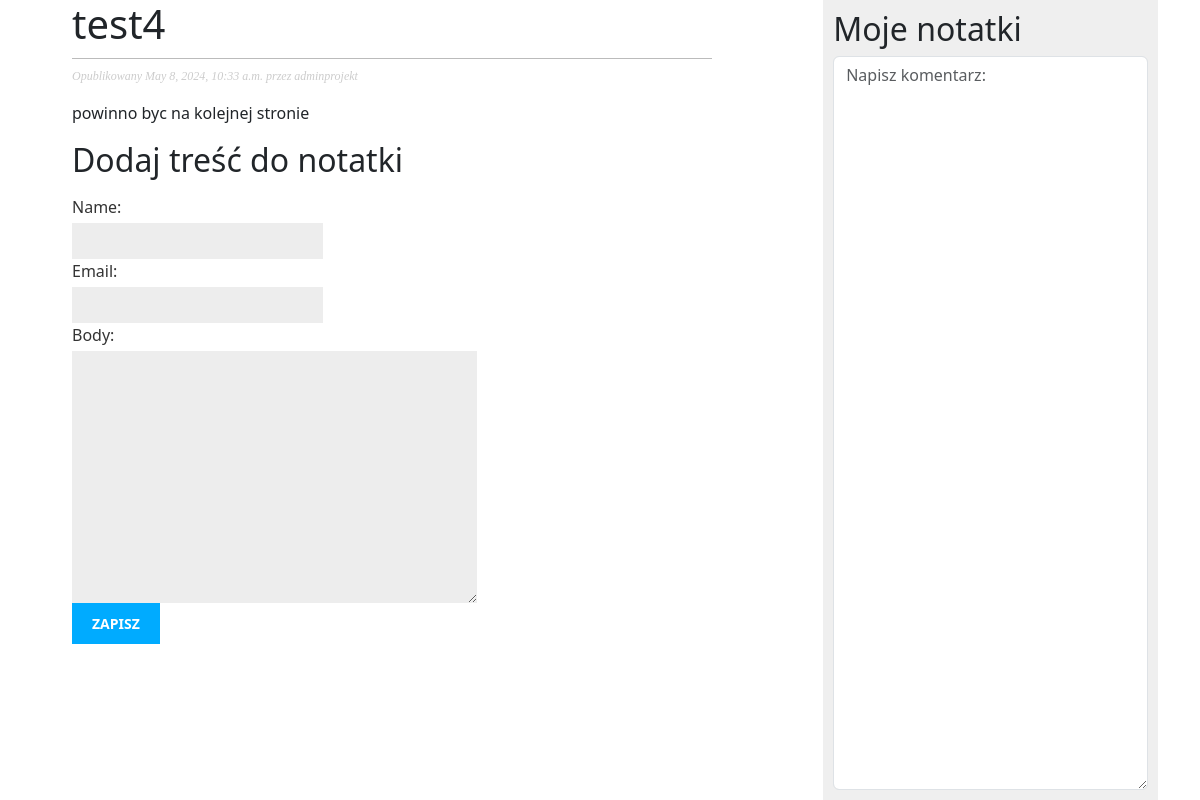
The page /notatki/2024/5/8/test4/ on the database as committed earlier.
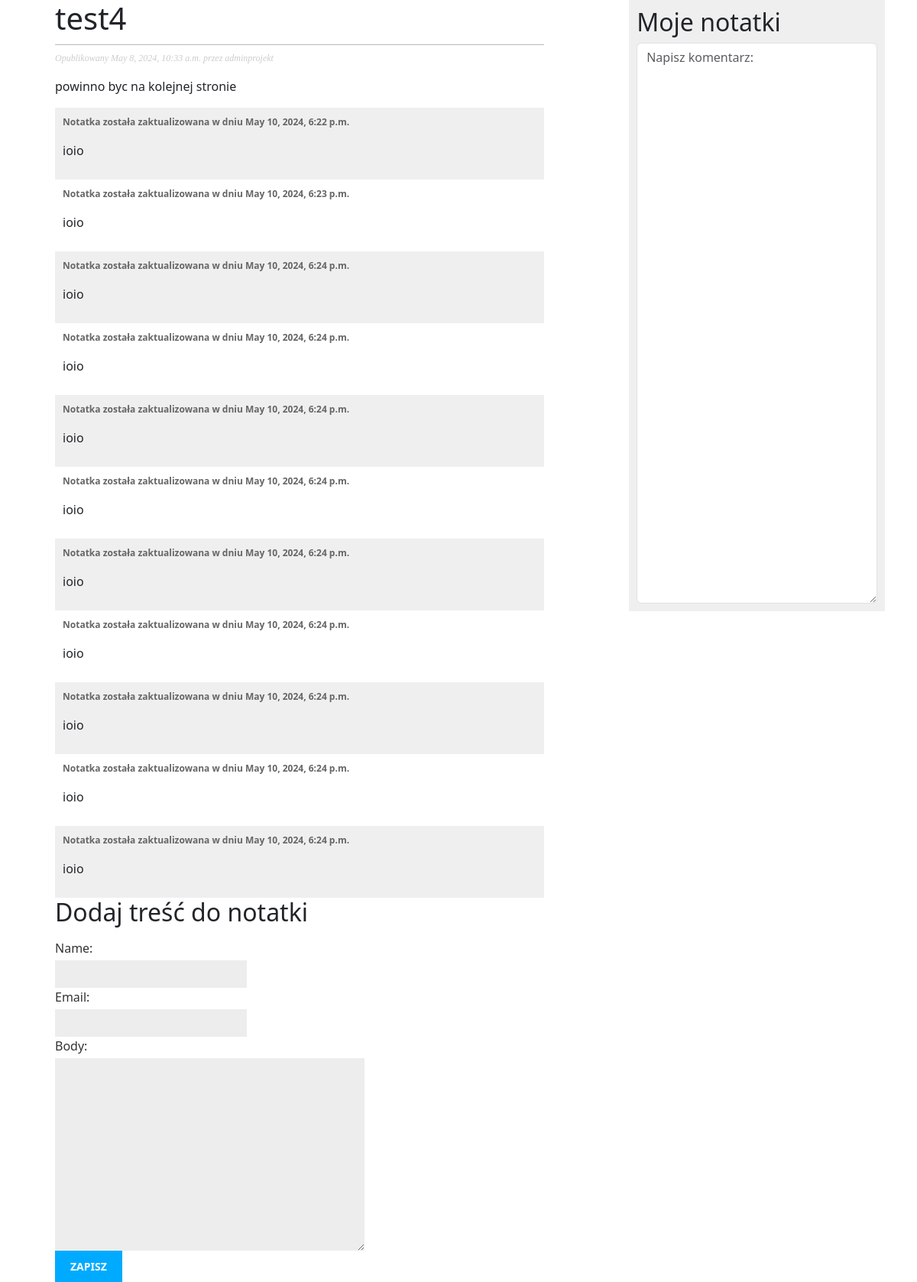
The same page on the database as committed later.
### notatki/models.py (models this page shows, shortened)
class Post(models.Model):
    objects = models.Manager()
    published = PublishedManager()
    STATUS_CHOICES = (
        ('draft', 'Draft'),
        ('published', 'Opublikowany')
    )
    title = models.CharField(max_length=250)
    slug = models.SlugField(max_length=250, unique_for_date='publish')
    author = models.ForeignKey(User, on_delete=models.CASCADE, related_name='notatki_posts')
    body = models.TextField()
    publish = models.DateTimeField(default=timezone.now)
    created = models.DateTimeField(auto_now_add=True)
    updated = models.DateTimeField(auto_now=True)
    status = models.CharField(max_length=10, choices=STATUS_CHOICES,
                              default='draft')
    class Meta:
        ordering = ('-publish',)

class Comment(models.Model):
    post = models.ForeignKey(Post, on_delete=models.CASCADE, related_name='comments')
    name = models.CharField(max_length=80)
    email = models.EmailField()
    body = models.TextField()
    created = models.DateTimeField(auto_now_add=True)
    updated = models.DateTimeField(auto_now=True)
    active = models.BooleanField(default=True)
    class Meta:
        ordering = ('created',)

### notatki/views.py (the view)
# urls.py: path('<int:year>/<int:month>/<int:day>/<slug:slug>/', views.post_detail, name='post_detail')
def post_detail(request, year, month, day, slug):
    post = get_object_or_404(Post , slug=slug, status='published',
                             publish__year=year,
                             publish__month=month,
                             publish__day=day)
    comments = post.comments.filter(active=True)
    if request.method == 'POST':
        comment_form = CommentForm(data=request.POST)
        if comment_form.is_valid():
            comment = comment_form.save(commit=False)
            comment.post = post
            comment.save()
    comment_form = CommentForm()
    return render(request, 'notatki/post/detail.html', context={"post": post, "comments": comments, "comment_form": comment_form})

### notatki/forms.py
class CommentForm(forms.ModelForm):
    class Meta:
        model = Comment
        fields = ('name', 'email', 'body')

### notatki/templates/notatki/post/detail.html (shortened to what this page needs)
{% extends "notatki/base.html" %}
{% block content %}
 <h1>{{ post.title }}</h1>
     <p class="date">
     Opublikowany {{ post.publish }} przez {{ post.author }}
     </p>
     {{ post.body|linebreaks }}
    {% for comment in comments %}
        <div class="comment">
        <p class="info">
            Notatka została zaktualizowana w dniu {{ comment.created }}
        </p>
        {{ comment.body|linebreaks }}
        </div>
    {% endfor %}
    <h2>Dodaj treść do notatki</h2>
    <form action="" method="post">
            {{ comment_form.as_p }}
            <p><input type="submit" value="Zapisz"></p>
    </form>
{% endblock %}

### notatki/templates/notatki/base.html (shortened to what this page needs)
{% load static %}
<!DOCTYPE html>
<html lang="pl">
<head>
    <link href="{% static "css/blog.css" %}" rel="stylesheet">
<link href="https://cdn.jsdelivr.net/npm/bootstrap@5.3.3/dist/css/bootstrap.min.css" rel="stylesheet">
</head>
<body>
    <div class="container">
    <div id="content">
        {% block content %}
        {% endblock %}
    </div>
    <div id="sidebar">
        <h2>Moje notatki</h2>
        <textarea class="form-control" placeholder="Napisz komentarz:" cols="30" rows="30"></textarea>
    </div>
    </div>
</body>
</html>

### notatki/static/css/blog.css (style rules this page uses)
body { margin:0; padding:0; font-family:helvetica, sans-serif; }
h1 { font-weight:normal; border-bottom:1px solid #bbb; padding:0 0 10px 0; }
h2 { font-weight:normal; margin:30px 0 0; }
#content { float:left; width:60%; padding:0 0 0 30px; }
#sidebar { float:right; width:30%; padding:10px; background:#efefef; height:100%; }
p.date { color:#ccc; font-family: georgia, serif; font-size: 12px; font-style: italic; }
label { float:left; clear:both; color:#333; margin-bottom:4px; }
input, textarea { clear:both; float:left; margin:0 0 10px; background:#ededed; border:0; padding:6px 10px; font-size:12px; }
input[type=submit] { font-weight:bold; background:#00abff; color:#fff; padding:10px 20px; font-size:14px; text-transform:uppercase; }
.comment { padding:10px; }
.comment:nth-child(even) { background:#efefef; }
.comment .info { font-weight:bold; font-size:12px; color:#666; }

Rows that differ between the two databases and show on the page:
added Comment: created "May 10, 2024, 6:22 p.m.", body "ioio"
added Comment: created "May 10, 2024, 6:23 p.m.", body "ioio"
added Comment: created "May 10, 2024, 6:24 p.m.", body "ioio"
added Comment: created "May 10, 2024, 6:24 p.m.", body "ioio"
added Comment: created "May 10, 2024, 6:24 p.m.", body "ioio"
added Comment: created "May 10, 2024, 6:24 p.m.", body "ioio"
added Comment: created "May 10, 2024, 6:24 p.m.", body "ioio"
added Comment: created "May 10, 2024, 6:24 p.m.", body "ioio"
added Comment: created "May 10, 2024, 6:24 p.m.", body "ioio"
added Comment: created "May 10, 2024, 6:24 p.m.", body "ioio"
added Comment: created "May 10, 2024, 6:24 p.m.", body "ioio"
